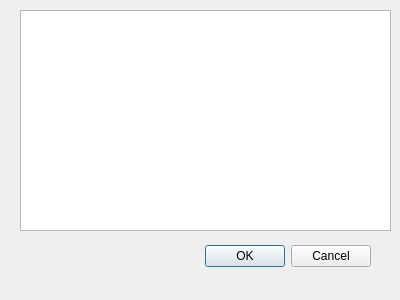
<?xml version="1.0" encoding="UTF-8"?>
<ui version="4.0">
 <class>PortSelector</class>
 <widget class="QDialog" name="PortSelector">
  <property name="geometry">
   <rect>
    <x>0</x>
    <y>0</y>
    <width>400</width>
    <height>300</height>
   </rect>
  </property>
  <property name="windowTitle">
   <string>Dialog</string>
  </property>
  <widget class="QDialogButtonBox" name="buttonBox">
   <property name="geometry">
    <rect>
     <x>30</x>
     <y>240</y>
     <width>341</width>
     <height>32</height>
    </rect>
   </property>
   <property name="orientation">
    <enum>Qt::Horizontal</enum>
   </property>
   <property name="standardButtons">
    <set>QDialogButtonBox::Cancel|QDialogButtonBox::Ok</set>
   </property>
  </widget>
  <widget class="QListWidget" name="portList">
   <property name="geometry">
    <rect>
     <x>20</x>
     <y>10</y>
     <width>371</width>
     <height>221</height>
    </rect>
   </property>
  </widget>
 </widget>
 <resources/>
 <connections>
  <connection>
   <sender>buttonBox</sender>
   <signal>accepted()</signal>
   <receiver>PortSelector</receiver>
   <slot>accept()</slot>
   <hints>
    <hint type="sourcelabel">
     <x>248</x>
     <y>254</y>
    </hint>
    <hint type="destinationlabel">
     <x>157</x>
     <y>274</y>
    </hint>
   </hints>
  </connection>
  <connection>
   <sender>buttonBox</sender>
   <signal>rejected()</signal>
   <receiver>PortSelector</receiver>
   <slot>reject()</slot>
   <hints>
    <hint type="sourcelabel">
     <x>316</x>
     <y>260</y>
    </hint>
    <hint type="destinationlabel">
     <x>286</x>
     <y>274</y>
    </hint>
   </hints>
  </connection>
 </connections>
</ui>
